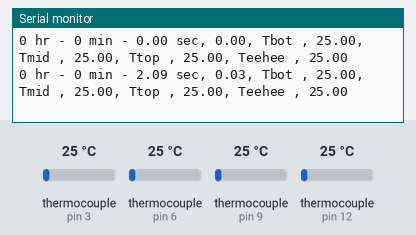
This sketch was run on a simulated Arduino Uno, built with avr-gcc and run on an emulated ATmega328P. On the bench: the last lines printed to the serial monitor. The test bench sets the inputs (shaded band); at power-on: thermocouple (sensors on pin 3, pin 6, pin 9, pin 12) 25 °C.

Above: at 2.8 s.
2.9 s: thermocouple (sensor on pin 3) set to 6 °C
At 4.7 s:
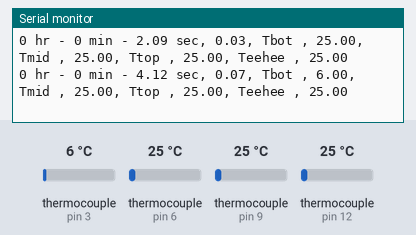
5.6 s: thermocouple (sensor on pin 6) set to 6 °C
At 7.2 s:
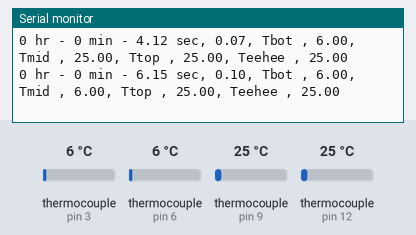
8.3 s: thermocouple (sensor on pin 9) set to 6 °C
At 8.3 s:
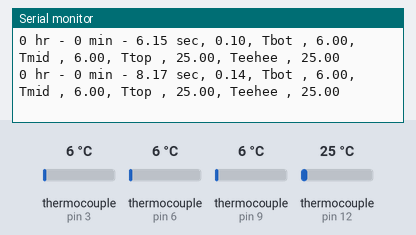
11.0 s: thermocouple (sensor on pin 12) set to 6 °C
At 13.4 s:
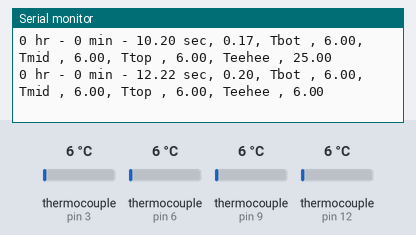
13.7 s: thermocouple (sensor on pin 3) set to 75 °C
At 14.6 s:
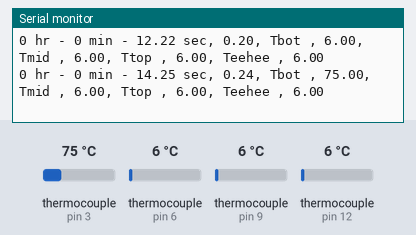
16.4 s: thermocouple (sensor on pin 6) set to 75 °C
At 16.4 s:
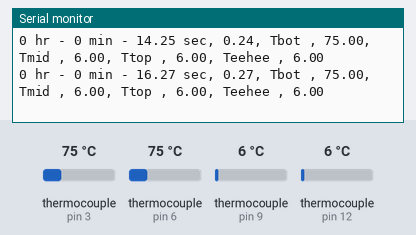
Timing chart, 0 to 19.4 s (numbered marks = the images above; inputs shaded):
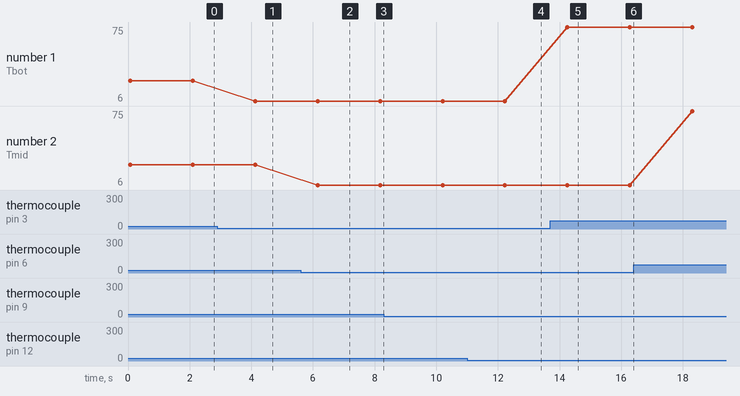

Measured:
- after the input at 2.9 s, the serial monitor: prints a new line after 1.2 s (image 1)
- after the input at 5.6 s, the serial monitor: prints a new line after 0.55 s (image 2)
- after the input at 11.0 s, the serial monitor: prints a new line after 1.2 s (image 4)
- after the input at 13.7 s, the serial monitor: prints a new line after 0.55 s (image 5)
- plotted number 1: 25 → 6 after the input at 2.9 s, 6 → 75 after the input at 13.7 s

The sketch:

Temperature_display.ino
```cpp
#include "max6675.h"
                  //    SO  CS  SCK       - different pins of MAX6675 temperature module for arduino
MAX6675 sensors[] {   { 2,   3,  4},     // initiate array of sensors
                      { 5,   6,  7},
                      { 8,   9,  10},
                      { 11,  12, 13} };

constexpr int nSensors{ (int)(sizeof(sensors)/sizeof(sensors[0])) }; // C-cast array of sensors to int as sizeof returns size_t
char* sensorNames[] {  "Tbot", "Tmid", "Ttop", "Teehee" };

float temp[nSensors]{};  // pre-allocate data points for temperatures


double timeNow{ 0.0f };
int iterator{ 0 };
constexpr int interval{ 2 };


// Print function
static void printTemp(double time, float temperature[]) noexcept
{
  static long int timeHour{ 0 };
  static long int timeMin{ 0 };

  static double timeSecPrev{ ((double)millis())/1000.0 };     // C-cast to double, get start time
  static double timeSecNow{ 0 };

  timeSecNow += time - timeSecPrev;                           // update time steps
  timeSecPrev = time;

  if (timeSecNow > 60)                                        // reset time variables
  {
    ++timeMin;
    timeSecNow -= 60.0;
  }
  if (timeMin >= 60)
  {
    timeMin -= 60;
    ++timeHour;
  }


  // Print time
  Serial.print(timeHour);
  Serial.print(" hr - ");
  Serial.print(timeMin);
  Serial.print(" min - ");
  Serial.print(timeSecNow);

  Serial.print(" sec, ");
  Serial.print(time/60);


  // print sensors
  for (int i{0}; i < nSensors; ++i)
  {
    Serial.print(", ");
    Serial.print(sensorNames[i]);
    Serial.print(" , ");
    Serial.print(temp[i]);
  }
  Serial.println();

}

void setup()
{
  Serial.begin(9600); // 9600 serial baud data transfer rate

  Serial.print("Time,Time_min");
  for(int i{0}; i < nSensors; ++i)
  {
    Serial.print(",Cat");
    Serial.print(i+1);
    Serial.print(",Sensor");
    Serial.print(i+1);
  }
  Serial.println();
}

void loop()
{

  if (iterator%interval == 0)
  {
      iterator = 0;                                       // reset iterator
      for (int i{0}; i < nSensors; ++i)                   // read sensors
      {
        temp[i] = sensors[i].readCelsius();
      }

      timeNow = ((double)millis())/1000.0 ;               // convert time millis -> seconds
      printTemp(timeNow, temp);                           // print the temperature
  }
  ++iterator;
  delay(1000);                                            // 1e3 millisecond delay -> 1 sec delay,
                                                          // require 1 sec delay for sensors to update


}
```
